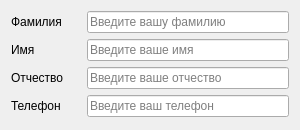
<?xml version="1.0" encoding="UTF-8"?>
<ui version="4.0">
 <class>Form</class>
 <widget class="QWidget" name="Form">
  <property name="geometry">
   <rect>
    <x>0</x>
    <y>0</y>
    <width>300</width>
    <height>130</height>
   </rect>
  </property>
  <property name="minimumSize">
   <size>
    <width>300</width>
    <height>130</height>
   </size>
  </property>
  <property name="windowTitle">
   <string>Form</string>
  </property>
  <layout class="QVBoxLayout" name="verticalLayout">
   <item>
    <layout class="QHBoxLayout" name="horizontalLayout">
     <item>
      <widget class="QLabel" name="label">
       <property name="minimumSize">
        <size>
         <width>70</width>
         <height>0</height>
        </size>
       </property>
       <property name="text">
        <string>Фамилия</string>
       </property>
      </widget>
     </item>
     <item>
      <widget class="QLineEdit" name="lineEdit_Lastname">
       <property name="text">
        <string/>
       </property>
       <property name="placeholderText">
        <string>Введите вашу фамилию</string>
       </property>
      </widget>
     </item>
    </layout>
   </item>
   <item>
    <layout class="QHBoxLayout" name="horizontalLayout_2">
     <item>
      <widget class="QLabel" name="label_2">
       <property name="minimumSize">
        <size>
         <width>70</width>
         <height>0</height>
        </size>
       </property>
       <property name="text">
        <string>Имя</string>
       </property>
      </widget>
     </item>
     <item>
      <widget class="QLineEdit" name="lineEdit_Name">
       <property name="text">
        <string/>
       </property>
       <property name="placeholderText">
        <string>Введите ваше имя</string>
       </property>
      </widget>
     </item>
    </layout>
   </item>
   <item>
    <layout class="QHBoxLayout" name="horizontalLayout_3">
     <item>
      <widget class="QLabel" name="label_3">
       <property name="minimumSize">
        <size>
         <width>70</width>
         <height>0</height>
        </size>
       </property>
       <property name="text">
        <string>Отчество</string>
       </property>
      </widget>
     </item>
     <item>
      <widget class="QLineEdit" name="lineEdit_Middlename">
       <property name="text">
        <string/>
       </property>
       <property name="placeholderText">
        <string>Введите ваше отчество</string>
       </property>
      </widget>
     </item>
    </layout>
   </item>
   <item>
    <layout class="QHBoxLayout" name="horizontalLayout_4">
     <item>
      <widget class="QLabel" name="label_4">
       <property name="minimumSize">
        <size>
         <width>70</width>
         <height>0</height>
        </size>
       </property>
       <property name="text">
        <string>Телефон</string>
       </property>
      </widget>
     </item>
     <item>
      <widget class="QLineEdit" name="lineEdit_Phone">
       <property name="text">
        <string/>
       </property>
       <property name="placeholderText">
        <string>Введите ваш телефон</string>
       </property>
      </widget>
     </item>
    </layout>
   </item>
  </layout>
 </widget>
 <resources/>
 <connections/>
</ui>
